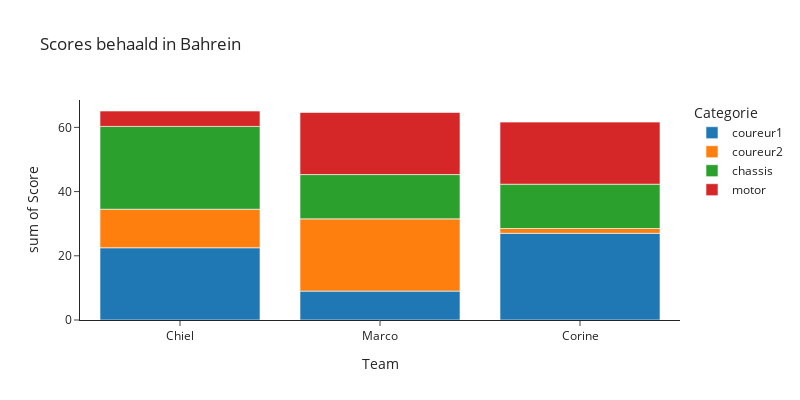

This figure's notebook cell:
### Code cell
fig = px.histogram(df, x="team", y="score", color="cat",
            title="Scores behaald in Bahrein",
            width=800, height=400,
            labels={ "score" : "Score", "cat" : "Categorie", "team" : "Team" },
            template="simple_white"
            )
fig.show()
fig.write_html("test_bar.html")

### Figure 1 — Plotly figure (JSON) as saved in the notebook; plotly's stock layout.template omitted (floating-point values rounded to 4 significant figures)
{"data": [{"alignmentgroup": "True", "bingroup": "x", "histfunc": "sum", "hovertemplate": "Categorie=coureur1<br>Team=%{x}<br>sum of Score=%{y}<extra></extra>", "legendgroup": "coureur1", "marker": {"color": "#1F77B4", "pattern": {"shape": ""}}, "name": "coureur1", "offsetgroup": "coureur1", "orientation": "v", "showlegend": true, "type": "histogram", "x": ["Chiel", "Marco", "Corine", "Chiel", "Marco", "Corine", "Chiel", "Marco", "Corine"], "xaxis": "x", "y": [7.5, 3, 9, 7.5, 3, 9, 7.5, 3, 9], "yaxis": "y"}, {"alignmentgroup": "True", "bingroup": "x", "histfunc": "sum", "hovertemplate": "Categorie=coureur2<br>Team=%{x}<br>sum of Score=%{y}<extra></extra>", "legendgroup": "coureur2", "marker": {"color": "#FF7F0E", "pattern": {"shape": ""}}, "name": "coureur2", "offsetgroup": "coureur2", "orientation": "v", "showlegend": true, "type": "histogram", "x": ["Chiel", "Marco", "Corine", "Chiel", "Marco", "Corine", "Chiel", "Marco", "Corine"], "xaxis": "x", "y": [4, 7.5, 0.5, 4, 7.5, 0.5, 4, 7.5, 0.5], "yaxis": "y"}, {"alignmentgroup": "True", "bingroup": "x", "histfunc": "sum", "hovertemplate": "Categorie=chassis<br>Team=%{x}<br>sum of Score=%{y}<extra></extra>", "legendgroup": "chassis", "marker": {"color": "#2CA02C", "pattern": {"shape": ""}}, "name": "chassis", "offsetgroup": "chassis", "orientation": "v", "showlegend": true, "type": "histogram", "x": ["Chiel", "Marco", "Corine", "Chiel", "Marco", "Corine", "Chiel", "Marco", "Corine"], "xaxis": "x", "y": [8.6, 4.6, 4.6, 8.6, 4.6, 4.6, 8.6, 4.6, 4.6], "yaxis": "y"}, {"alignmentgroup": "True", "bingroup": "x", "histfunc": "sum", "hovertemplate": "Categorie=motor<br>Team=%{x}<br>sum of Score=%{y}<extra></extra>", "legendgroup": "motor", "marker": {"color": "#D62728", "pattern": {"shape": ""}}, "name": "motor", "offsetgroup": "motor", "orientation": "v", "showlegend": true, "type": "histogram", "x": ["Chiel", "Marco", "Corine", "Chiel", "Marco", "Corine", "Chiel", "Marco", "Corine"], "xaxis": "x", "y": [1.6, 6.45, 6.45, 1.6, 6.45, 6.45, 1.6, 6.45, 6.45], "yaxis": "y"}], "layout": {"barmode": "relative", "height": 400, "legend": {"title": {"text": "Categorie"}, "tracegroupgap": 0}, "title": {"text": "Scores behaald in Bahrein"}, "width": 800, "xaxis": {"anchor": "y", "domain": [0, 1], "title": {"text": "Team"}}, "yaxis": {"anchor": "x", "domain": [0, 1], "title": {"text": "sum of Score"}}}}
